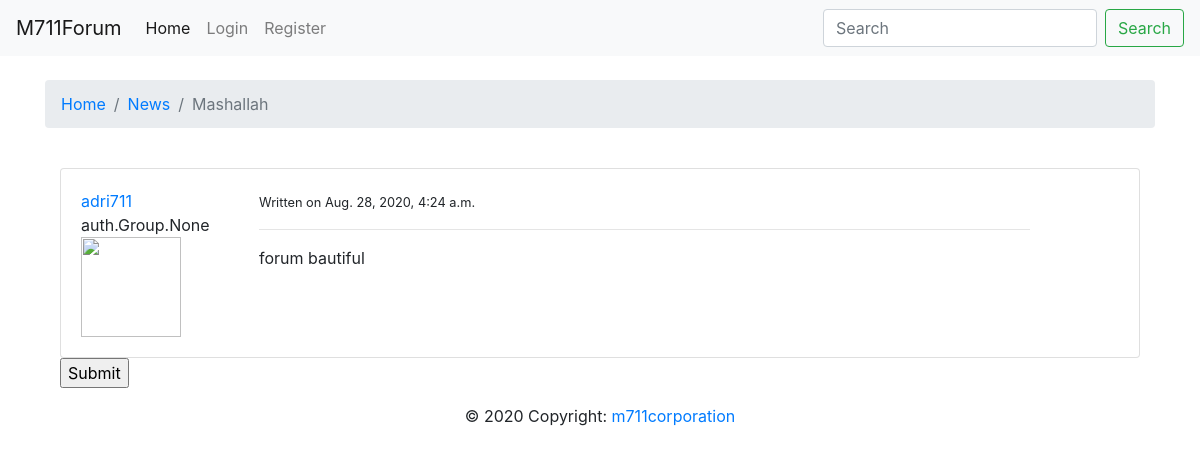
The app's page /news/11/ with its own data.
### board/models.py (models this page shows, shortened)
class post(models.Model):
	title = models.CharField(max_length=236)
	content = models.TextField()
	post_board = models.ForeignKey(board, on_delete=models.CASCADE)
	author = models.ForeignKey(User, on_delete=models.CASCADE)
	release_date = models.DateTimeField(auto_now_add=True)
	views = models.IntegerField(default=0)
	last_activity = models.DateTimeField(auto_now_add=True)

class board(models.Model):
	title = models.CharField(max_length=120)
	description = models.TextField()
	slug = models.SlugField()

### board/views.py (the view, shortened to what this page needs)
# urls.py: path('<slug:boardslug>/<int:postid>/', views.postdisplay, name='postdisplay'),
def postdisplay(request, boardslug, postid):
	requested_post = post.objects.all().filter(pk=postid).first()
	replies = reply.objects.all().filter(reply_to=requested_post)
	context = { 'post': requested_post, 'replies': replies }
	return render(request, "board/postdisplay.html", context)

### board/templates/board/postdisplay.html (shortened to what this page needs)
{% extends "board/base.html" %}
{% load crispy_forms_tags %}
{% block content %}
<div class="container">
<br><nav aria-label="breadcrumb">
  <ol class="breadcrumb">
    <li class="breadcrumb-item"><a href="{% url 'forum-home' %}">Home</a></li>
    <li class="breadcrumb-item"><a href="{% url 'forumdisplay' post.post_board.slug %}">{{post.post_board.title}}</a></li>
    <li class="breadcrumb-item active" aria-current="page">{{post.title}}</li>
</ol></nav><br>
{% if post %}
<div class='container'>
	<div class='card'>
		<div class='card-body'>
			<div class='row'>
				<div class='col-md-2'>
					<a href="#">{{post.author.username}}</a> <br> {{post.author.groups}} <br>
					<img src='https://www.w3schools.com/howto/img_avatar.png' width=100 height=100>
				</div>
				<div class='col-md-9'>
					<small>Written on {{post.release_date}}</small>
					<hr>
					{{post.content}}
				</div>
			</div>
		</div>
	</div>
</div>
{% endif %}
<div class='container'>
	<form method='POST'>
		<input type='submit'>
	</form>
</div>
{% endblock content %}

### records on screen
post: post_board "News", title "Mashallah", author.username "adri711", author.groups "auth.Group.None", release_date "Aug. 28, 2020, 4:24 a.m.", content "forum bautiful"
